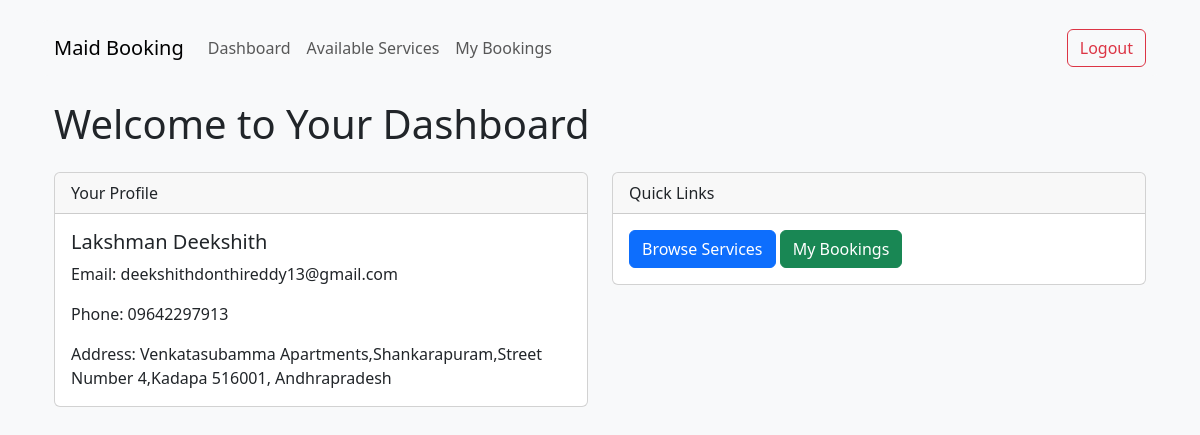
The page /dashboard/ (signed in) on the database its author committed.
### booking/models.py (models this page shows, shortened)
class Customer(models.Model):
    user = models.OneToOneField(User, on_delete=models.CASCADE)
    phone = models.CharField(max_length=15)
    address = models.TextField()
    profile_pic = models.ImageField(upload_to='customer_profiles/', null=True, blank=True)

### booking/views.py (the view)
# urls.py: path('dashboard/', views.dashboard, name='dashboard'),
def dashboard(request):
    print("Dashboard view called")  # Add this for debugging
    if request.user.is_authenticated:
        try:
            customer = Customer.objects.get(user=request.user)
            return render(request, 'booking/dashboard.html', {'customer': customer})
        except Customer.DoesNotExist:
            try:
                maid = Maid.objects.get(user=request.user)
                return redirect('maid_dashboard')
            except Maid.DoesNotExist:
                messages.error(request, 'Account type not recognized.')
                return redirect('landing')
    else:
        return redirect('user_login')

### booking/templates/booking/dashboard.html
{% extends 'booking/base.html' %}
{% block content %}
<div class="container mt-4">
    <h1>Welcome to Your Dashboard</h1>
    <div class="row mt-4">
        <div class="col-md-6">
            <div class="card">
                <div class="card-header">
                    Your Profile
                </div>
                <div class="card-body">
                    <h5 class="card-title">{{ customer.user.first_name }} {{ customer.user.last_name }}</h5>
                    <p class="card-text">Email: {{ customer.user.email }}</p>
                    <p class="card-text">Phone: {{ customer.phone }}</p>
                    <p class="card-text">Address: {{ customer.address }}</p>
                </div>
            </div>
        </div>
        <div class="col-md-6">
            <div class="card">
                <div class="card-header">
                    Quick Links
                </div>
                <div class="card-body">
                    <a href="{% url 'maid_listings' %}" class="btn btn-primary">Browse Services</a>
                    <a href="{% url 'user_bookings' %}" class="btn btn-success">My Bookings</a>
                </div>
            </div>
        </div>
    </div>
</div>
{% endblock %}

### booking/templates/booking/base.html (style rules this page uses)
body { background-color: #f8f9fa; padding: 20px; }

### rows shown on the page
Customer: user.first_name "Lakshman", user.last_name "Deekshith", user.email "deekshithdonthireddy13@gmail.com", phone "09642297913", address "Venkatasubamma Apartments,Shankarapuram,Street Number 4,Kadapa 516001, Andhrapradesh"
